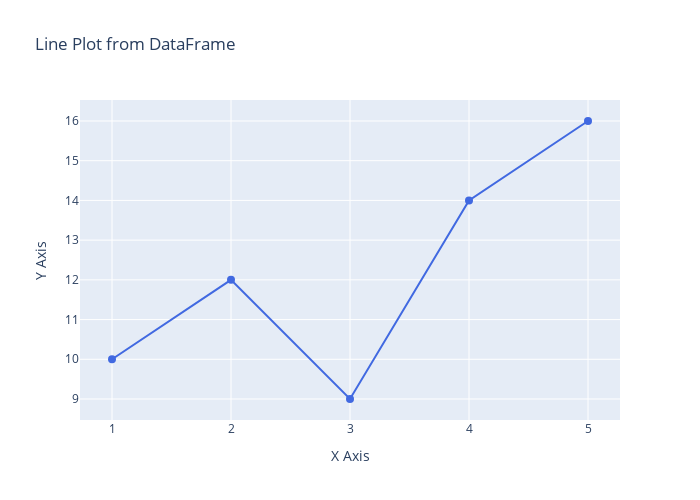

Source (notebook cell):
### Markdown cell above
**4. Render the plot**

Finally, display the figure using `fig.show()`.

### Code cell
fig.show()

### Figure 1 — Plotly figure (JSON) as saved in the notebook; plotly's stock layout.template omitted (floating-point values rounded to 4 significant figures)
{"data": [{"line": {"color": "royalblue", "width": 2}, "marker": {"size": 8}, "mode": "lines+markers", "name": "Line 1", "type": "scatter", "x": [1, 2, 3, 4, 5], "y": [10, 12, 9, 14, 16]}], "layout": {"height": 500, "title": {"text": "Line Plot from DataFrame"}, "width": 700, "xaxis": {"title": {"text": "X Axis"}}, "yaxis": {"title": {"text": "Y Axis"}}}}
